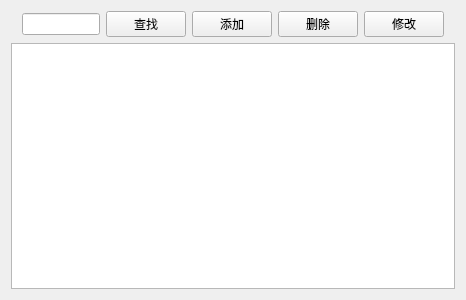
<?xml version="1.0" encoding="UTF-8"?>
<ui version="4.0">
 <class>SubWidget</class>
 <widget class="QWidget" name="SubWidget">
  <property name="geometry">
   <rect>
    <x>0</x>
    <y>0</y>
    <width>466</width>
    <height>300</height>
   </rect>
  </property>
  <property name="windowTitle">
   <string>科室管理</string>
  </property>
  <layout class="QVBoxLayout" name="verticalLayout">
   <item>
    <layout class="QHBoxLayout" name="horizontalLayout">
     <item>
      <spacer name="horizontalSpacer_2">
       <property name="orientation">
        <enum>Qt::Orientation::Horizontal</enum>
       </property>
       <property name="sizeHint" stdset="0">
        <size>
         <width>40</width>
         <height>20</height>
        </size>
       </property>
      </spacer>
     </item>
     <item>
      <widget class="QLineEdit" name="lineEdit"/>
     </item>
     <item>
      <widget class="QPushButton" name="searchBtn">
       <property name="text">
        <string>查找</string>
       </property>
      </widget>
     </item>
     <item>
      <widget class="QPushButton" name="addBtn">
       <property name="text">
        <string>添加</string>
       </property>
      </widget>
     </item>
     <item>
      <widget class="QPushButton" name="delBtn">
       <property name="text">
        <string>删除</string>
       </property>
      </widget>
     </item>
     <item>
      <widget class="QPushButton" name="editBtn">
       <property name="text">
        <string>修改</string>
       </property>
      </widget>
     </item>
     <item>
      <spacer name="horizontalSpacer">
       <property name="orientation">
        <enum>Qt::Orientation::Horizontal</enum>
       </property>
       <property name="sizeHint" stdset="0">
        <size>
         <width>40</width>
         <height>20</height>
        </size>
       </property>
      </spacer>
     </item>
    </layout>
   </item>
   <item>
    <widget class="QTableView" name="tableView"/>
   </item>
  </layout>
 </widget>
 <resources/>
 <connections/>
</ui>
